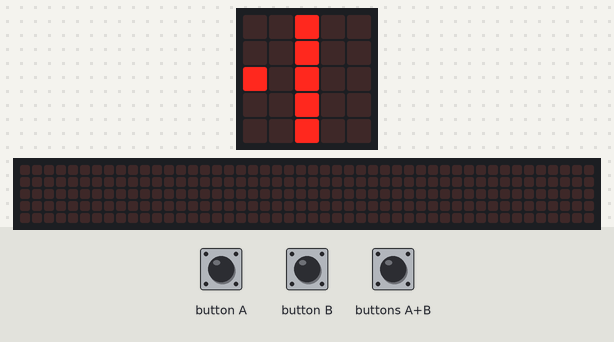
Recording of a program running on a simulated Calliope mini (MakeCode). Parts: the board's 5×5 LED display, a strip that is not on the board, showing the scrolling text unrolled. Inputs (shaded band) come from the test bench. Random numbers come from a fixed seed; the 48×5 strip is a reading aid, not a part: it shows the text the display is scrolling, unrolled, one strip-width of it at a time.

Above: at 2.6 s.
2.7 s: button A pressed for 3.2 s
At 3.6 s:
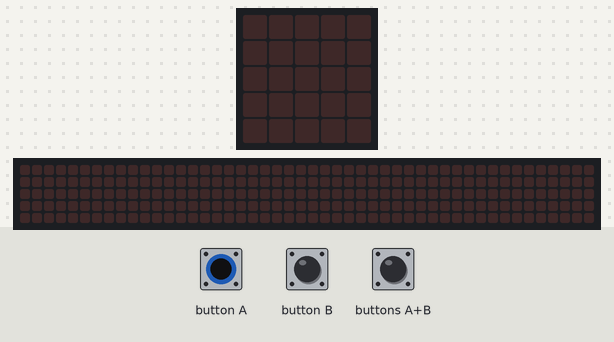
7.4 s: buttons A+B pressed for 1 s
At 8.22 s:
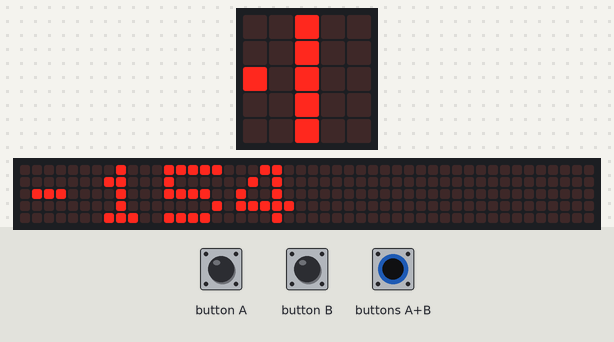
9.0 s: button B pressed for 3.2 s
13.7 s: button A pressed for 0.15 s
At 14.5 s:
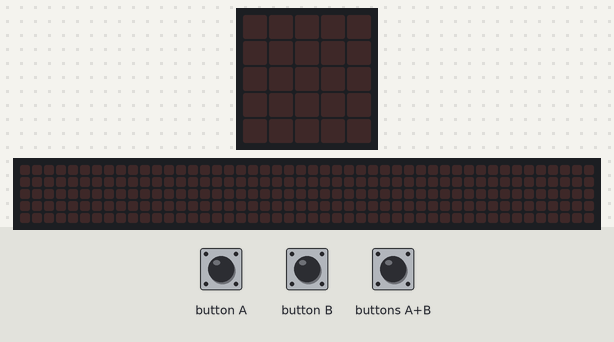
16.2 s: buttons A+B pressed for 3.2 s
At 16.8 s:
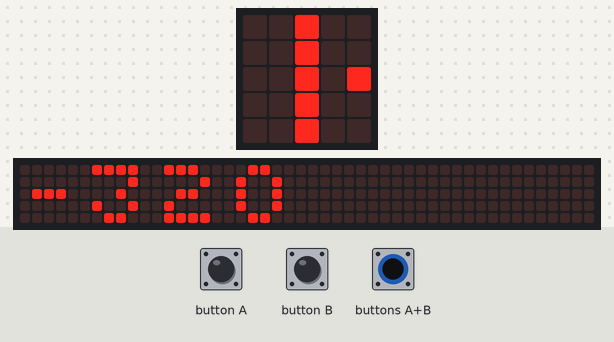
Timing chart, 0 to 19.2 s (numbered marks = the images above; inputs shaded):
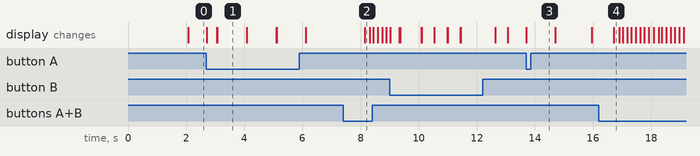

Measured:
- what the display in image 1 shows lasts 1.0 s, from 3.1 s to 4.1 s

The program:

main.ts
```typescript
let _1 = 0
let score = 0
basic.forever(function () {
    _1 = randint(0, 1)
    basic.pause(1000)
    if (input.buttonIsPressed(Button.AB)) {
        basic.showNumber(score)
    }
})
basic.forever(function () {
    if (input.buttonIsPressed(Button.AB)) {
        basic.pause(150)
    }
    if (!(input.buttonIsPressed(Button.AB))) {
        if (_1 == 0) {
            basic.showLeds(`
                . . # . .
                . . # . .
                . . # . #
                . . # . .
                . . # . .
                `)
        }
        if (_1 == 1) {
            basic.showLeds(`
                . . # . .
                . . # . .
                # . # . .
                . . # . .
                . . # . .
                `)
        }
    }
})
basic.forever(function () {
    if (input.buttonIsPressed(Button.AB)) {
        basic.pause(150)
    }
    if (!(input.buttonIsPressed(Button.AB))) {
        if (input.buttonIsPressed(Button.A)) {
            if (_1 == 1) {
                _1 = 4
                score += 1
                basic.clearScreen()
            } else {
                _1 = 4
                basic.clearScreen()
                score = score - 1
            }
        }
        if (input.buttonIsPressed(Button.B)) {
            if (_1 == 0) {
                _1 = 4
                score += 1
                basic.clearScreen()
            } else {
                _1 = 4
                basic.clearScreen()
                score = score - 1
            }
        }
    }
})
```

test.ts
```typescript
// Hier kann man Tests durchführen; diese Datei wird nicht kompiliert, wenn dieses Paket als Erweiterung verwendet wird.
```
